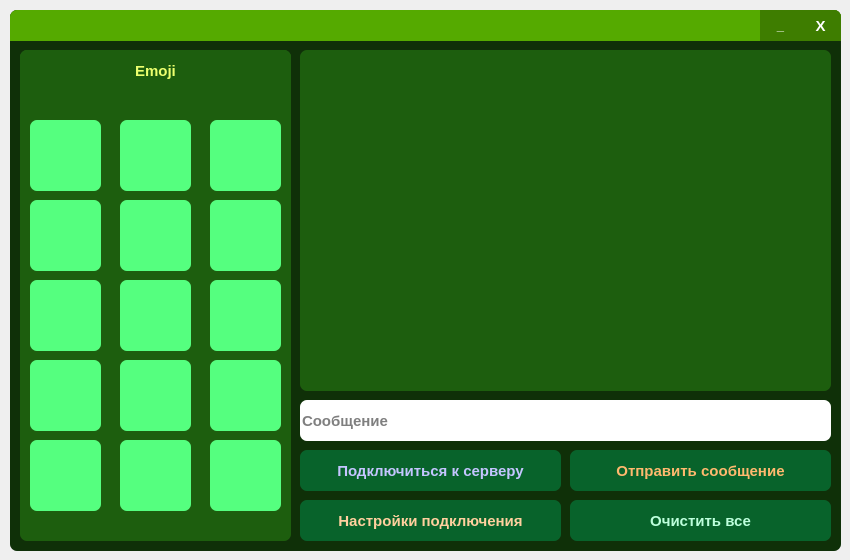
<?xml version="1.0" encoding="UTF-8"?>
<ui version="4.0">
 <class>MainWindow</class>
 <widget class="QMainWindow" name="MainWindow">
  <property name="geometry">
   <rect>
    <x>0</x>
    <y>0</y>
    <width>850</width>
    <height>560</height>
   </rect>
  </property>
  <property name="windowTitle">
   <string>MainWindow</string>
  </property>
  <widget class="QWidget" name="centralwidget">
   <widget class="QFrame" name="frame">
    <property name="geometry">
     <rect>
      <x>10</x>
      <y>10</y>
      <width>831</width>
      <height>541</height>
     </rect>
    </property>
    <property name="styleSheet">
     <string notr="true">QFrame{
	border-radius: 7px;
	background-color: #0f3008;
}</string>
    </property>
    <property name="frameShape">
     <enum>QFrame::StyledPanel</enum>
    </property>
    <property name="frameShadow">
     <enum>QFrame::Raised</enum>
    </property>
    <widget class="QLineEdit" name="lineEdit">
     <property name="geometry">
      <rect>
       <x>290</x>
       <y>390</y>
       <width>531</width>
       <height>41</height>
      </rect>
     </property>
     <property name="font">
      <font>
       <pointsize>11</pointsize>
       <weight>75</weight>
       <bold>true</bold>
      </font>
     </property>
     <property name="styleSheet">
      <string notr="true">QLineEdit{
	border-radius: 7px;
}</string>
     </property>
     <property name="text">
      <string/>
     </property>
     <property name="alignment">
      <set>Qt::AlignLeading|Qt::AlignLeft|Qt::AlignVCenter</set>
     </property>
     <property name="placeholderText">
      <string>Сообщение</string>
     </property>
     <property name="clearButtonEnabled">
      <bool>true</bool>
     </property>
    </widget>
    <widget class="QPushButton" name="pushButton">
     <property name="geometry">
      <rect>
       <x>560</x>
       <y>440</y>
       <width>261</width>
       <height>41</height>
      </rect>
     </property>
     <property name="font">
      <font>
       <pointsize>11</pointsize>
       <weight>75</weight>
       <bold>true</bold>
      </font>
     </property>
     <property name="cursor">
      <cursorShape>PointingHandCursor</cursorShape>
     </property>
     <property name="styleSheet">
      <string notr="true">QPushButton{
	color:#ffb96e;
	border-radius: 7px;
	background-color: #08632b;
}

QPushButton:hover{
	background-color: #074d22;
}

QPushButton:pressed{
	background-color: #06401c;
}</string>
     </property>
     <property name="text">
      <string>Отправить сообщение</string>
     </property>
     <property name="icon">
      <iconset>
       <normaloff>../icons/settings/arrow.png</normaloff>../icons/settings/arrow.png</iconset>
     </property>
    </widget>
    <widget class="QPushButton" name="pushButton_2">
     <property name="geometry">
      <rect>
       <x>290</x>
       <y>440</y>
       <width>261</width>
       <height>41</height>
      </rect>
     </property>
     <property name="font">
      <font>
       <pointsize>11</pointsize>
       <weight>75</weight>
       <bold>true</bold>
      </font>
     </property>
     <property name="cursor">
      <cursorShape>PointingHandCursor</cursorShape>
     </property>
     <property name="styleSheet">
      <string notr="true">QPushButton{
	color:#c4c5ff;
	border-radius: 7px;
	background-color: #08632b;
}

QPushButton:hover{
	background-color:#074d22;
}

QPushButton:pressed{
	background-color: #06401c;
}</string>
     </property>
     <property name="text">
      <string>Подключиться к серверу</string>
     </property>
     <property name="icon">
      <iconset>
       <normaloff>../icons/settings/connect.png</normaloff>../icons/settings/connect.png</iconset>
     </property>
    </widget>
    <widget class="QPushButton" name="pushButton_4">
     <property name="geometry">
      <rect>
       <x>560</x>
       <y>490</y>
       <width>261</width>
       <height>41</height>
      </rect>
     </property>
     <property name="font">
      <font>
       <pointsize>11</pointsize>
       <weight>75</weight>
       <bold>true</bold>
      </font>
     </property>
     <property name="cursor">
      <cursorShape>PointingHandCursor</cursorShape>
     </property>
     <property name="styleSheet">
      <string notr="true">QPushButton{
	color:#bdffdc;
	border-radius: 7px;
	background-color: #08632b;
}

QPushButton:hover{
	background-color: #074d22;
}

QPushButton:pressed{
	background-color:#06401c;
}</string>
     </property>
     <property name="text">
      <string>Очистить все</string>
     </property>
     <property name="icon">
      <iconset>
       <normaloff>../icons/settings/clear.png</normaloff>../icons/settings/clear.png</iconset>
     </property>
    </widget>
    <widget class="QFrame" name="frame_4">
     <property name="geometry">
      <rect>
       <x>10</x>
       <y>40</y>
       <width>271</width>
       <height>491</height>
      </rect>
     </property>
     <property name="styleSheet">
      <string notr="true">QFrame{
	color: white;
	border-radius: 7px;
	background-color: #1d5e0e;
}</string>
     </property>
     <property name="frameShape">
      <enum>QFrame::StyledPanel</enum>
     </property>
     <property name="frameShadow">
      <enum>QFrame::Raised</enum>
     </property>
     <widget class="QPushButton" name="pushButton_6">
      <property name="geometry">
       <rect>
        <x>10</x>
        <y>150</y>
        <width>71</width>
        <height>71</height>
       </rect>
      </property>
      <property name="cursor">
       <cursorShape>PointingHandCursor</cursorShape>
      </property>
      <property name="styleSheet">
       <string notr="true">QPushButton{
    border: none;
	color:#c4c5ff;
	border-radius: 7px;
	background-color: rgb(85, 255, 127);
}

QPushButton:hover{
	background-color: rgb(85, 255, 0);
}

QPushButton:pressed{
	background-color: rgb(57, 172, 0);
}

</string>
      </property>
      <property name="text">
       <string/>
      </property>
      <property name="icon">
       <iconset>
        <normaloff>../icons/emoji/lunaVK_010.png</normaloff>../icons/emoji/lunaVK_010.png</iconset>
      </property>
      <property name="iconSize">
       <size>
        <width>64</width>
        <height>64</height>
       </size>
      </property>
     </widget>
     <widget class="QPushButton" name="pushButton_8">
      <property name="geometry">
       <rect>
        <x>100</x>
        <y>150</y>
        <width>71</width>
        <height>71</height>
       </rect>
      </property>
      <property name="cursor">
       <cursorShape>PointingHandCursor</cursorShape>
      </property>
      <property name="styleSheet">
       <string notr="true">QPushButton{
    border: none;
	color:#c4c5ff;
	border-radius: 7px;
	background-color: rgb(85, 255, 127);
}

QPushButton:hover{
	background-color: rgb(85, 255, 0);
}

QPushButton:pressed{
	background-color: rgb(57, 172, 0);
}
</string>
      </property>
      <property name="text">
       <string/>
      </property>
      <property name="icon">
       <iconset>
        <normaloff>../icons/emoji/lunaVK_011.png</normaloff>../icons/emoji/lunaVK_011.png</iconset>
      </property>
      <property name="iconSize">
       <size>
        <width>64</width>
        <height>64</height>
       </size>
      </property>
     </widget>
     <widget class="QPushButton" name="pushButton_9">
      <property name="geometry">
       <rect>
        <x>190</x>
        <y>150</y>
        <width>71</width>
        <height>71</height>
       </rect>
      </property>
      <property name="cursor">
       <cursorShape>PointingHandCursor</cursorShape>
      </property>
      <property name="styleSheet">
       <string notr="true">QPushButton{
    border: none;
	color:#c4c5ff;
	border-radius: 7px;
	background-color: rgb(85, 255, 127);
}

QPushButton:hover{
	background-color: rgb(85, 255, 0);
}

QPushButton:pressed{
	background-color: rgb(57, 172, 0);
}

</string>
      </property>
      <property name="text">
       <string/>
      </property>
      <property name="icon">
       <iconset>
        <normaloff>../icons/emoji/lunaVK_013.png</normaloff>../icons/emoji/lunaVK_013.png</iconset>
      </property>
      <property name="iconSize">
       <size>
        <width>64</width>
        <height>64</height>
       </size>
      </property>
     </widget>
     <widget class="QPushButton" name="pushButton_10">
      <property name="geometry">
       <rect>
        <x>10</x>
        <y>70</y>
        <width>71</width>
        <height>71</height>
       </rect>
      </property>
      <property name="cursor">
       <cursorShape>PointingHandCursor</cursorShape>
      </property>
      <property name="styleSheet">
       <string notr="true">QPushButton{
    border: none;
	color:#c4c5ff;
	border-radius: 7px;
	background-color: rgb(85, 255, 127);
}

QPushButton:hover{
	background-color: rgb(85, 255, 0);
}

QPushButton:pressed{
	background-color: rgb(57, 172, 0);
}
</string>
      </property>
      <property name="text">
       <string/>
      </property>
      <property name="icon">
       <iconset>
        <normaloff>../icons/emoji/lunaVK_002.png</normaloff>../icons/emoji/lunaVK_002.png</iconset>
      </property>
      <property name="iconSize">
       <size>
        <width>64</width>
        <height>64</height>
       </size>
      </property>
     </widget>
     <widget class="QPushButton" name="pushButton_11">
      <property name="geometry">
       <rect>
        <x>100</x>
        <y>70</y>
        <width>71</width>
        <height>71</height>
       </rect>
      </property>
      <property name="cursor">
       <cursorShape>PointingHandCursor</cursorShape>
      </property>
      <property name="styleSheet">
       <string notr="true">QPushButton{
    border: none;
	color:#c4c5ff;
	border-radius: 7px;
	background-color: rgb(85, 255, 127);
}

QPushButton:hover{
	background-color: rgb(85, 255, 0);
}

QPushButton:pressed{
	background-color: rgb(57, 172, 0);
}

</string>
      </property>
      <property name="text">
       <string/>
      </property>
      <property name="icon">
       <iconset>
        <normaloff>../icons/emoji/lunaVK_005.png</normaloff>../icons/emoji/lunaVK_005.png</iconset>
      </property>
      <property name="iconSize">
       <size>
        <width>64</width>
        <height>64</height>
       </size>
      </property>
     </widget>
     <widget class="QPushButton" name="pushButton_12">
      <property name="geometry">
       <rect>
        <x>190</x>
        <y>70</y>
        <width>71</width>
        <height>71</height>
       </rect>
      </property>
      <property name="cursor">
       <cursorShape>PointingHandCursor</cursorShape>
      </property>
      <property name="styleSheet">
       <string notr="true">QPushButton{
    border: none;
	color:#c4c5ff;
	border-radius: 7px;
	background-color: rgb(85, 255, 127);
}

QPushButton:hover{
	background-color: rgb(85, 255, 0);
}

QPushButton:pressed{
	background-color: rgb(57, 172, 0);
}

</string>
      </property>
      <property name="text">
       <string/>
      </property>
      <property name="icon">
       <iconset>
        <normaloff>../icons/emoji/lunaVK_006.png</normaloff>../icons/emoji/lunaVK_006.png</iconset>
      </property>
      <property name="iconSize">
       <size>
        <width>64</width>
        <height>64</height>
       </size>
      </property>
     </widget>
     <widget class="QPushButton" name="pushButton_13">
      <property name="geometry">
       <rect>
        <x>10</x>
        <y>230</y>
        <width>71</width>
        <height>71</height>
       </rect>
      </property>
      <property name="cursor">
       <cursorShape>PointingHandCursor</cursorShape>
      </property>
      <property name="styleSheet">
       <string notr="true">QPushButton{
    border: none;
	color:#c4c5ff;
	border-radius: 7px;
	background-color: rgb(85, 255, 127);
}

QPushButton:hover{
	background-color: rgb(85, 255, 0);
}

QPushButton:pressed{
	background-color: rgb(57, 172, 0);
}

</string>
      </property>
      <property name="text">
       <string/>
      </property>
      <property name="icon">
       <iconset>
        <normaloff>../icons/emoji/lunaVK_026 (1).png</normaloff>../icons/emoji/lunaVK_026 (1).png</iconset>
      </property>
      <property name="iconSize">
       <size>
        <width>64</width>
        <height>64</height>
       </size>
      </property>
     </widget>
     <widget class="QPushButton" name="pushButton_14">
      <property name="geometry">
       <rect>
        <x>10</x>
        <y>310</y>
        <width>71</width>
        <height>71</height>
       </rect>
      </property>
      <property name="cursor">
       <cursorShape>PointingHandCursor</cursorShape>
      </property>
      <property name="styleSheet">
       <string notr="true">QPushButton{
    border: none;
	color:#c4c5ff;
	border-radius: 7px;
	background-color: rgb(85, 255, 127);
}

QPushButton:hover{
	background-color: rgb(85, 255, 0);
}

QPushButton:pressed{
	background-color: rgb(57, 172, 0);
}

</string>
      </property>
      <property name="text">
       <string/>
      </property>
      <property name="icon">
       <iconset>
        <normaloff>../icons/emoji/lunaVK_048.png</normaloff>../icons/emoji/lunaVK_048.png</iconset>
      </property>
      <property name="iconSize">
       <size>
        <width>64</width>
        <height>64</height>
       </size>
      </property>
     </widget>
     <widget class="QPushButton" name="pushButton_15">
      <property name="geometry">
       <rect>
        <x>100</x>
        <y>310</y>
        <width>71</width>
        <height>71</height>
       </rect>
      </property>
      <property name="cursor">
       <cursorShape>PointingHandCursor</cursorShape>
      </property>
      <property name="styleSheet">
       <string notr="true">QPushButton{
    border: none;
	color:#c4c5ff;
	border-radius: 7px;
	background-color: rgb(85, 255, 127);
}

QPushButton:hover{
	background-color: rgb(85, 255, 0);
}

QPushButton:pressed{
	background-color: rgb(57, 172, 0);
}

</string>
      </property>
      <property name="text">
       <string/>
      </property>
      <property name="icon">
       <iconset>
        <normaloff>../icons/emoji/lunaVK_001.png</normaloff>../icons/emoji/lunaVK_001.png</iconset>
      </property>
      <property name="iconSize">
       <size>
        <width>64</width>
        <height>64</height>
       </size>
      </property>
     </widget>
     <widget class="QPushButton" name="pushButton_16">
      <property name="geometry">
       <rect>
        <x>190</x>
        <y>230</y>
        <width>71</width>
        <height>71</height>
       </rect>
      </property>
      <property name="cursor">
       <cursorShape>PointingHandCursor</cursorShape>
      </property>
      <property name="styleSheet">
       <string notr="true">QPushButton{
    border: none;
	color:#c4c5ff;
	border-radius: 7px;
	background-color: rgb(85, 255, 127);
}

QPushButton:hover{
	background-color: rgb(85, 255, 0);
}

QPushButton:pressed{
	background-color: rgb(57, 172, 0);
}

</string>
      </property>
      <property name="text">
       <string/>
      </property>
      <property name="icon">
       <iconset>
        <normaloff>../icons/emoji/lunaVK_044.png</normaloff>../icons/emoji/lunaVK_044.png</iconset>
      </property>
      <property name="iconSize">
       <size>
        <width>64</width>
        <height>64</height>
       </size>
      </property>
     </widget>
     <widget class="QPushButton" name="pushButton_17">
      <property name="geometry">
       <rect>
        <x>100</x>
        <y>230</y>
        <width>71</width>
        <height>71</height>
       </rect>
      </property>
      <property name="cursor">
       <cursorShape>PointingHandCursor</cursorShape>
      </property>
      <property name="styleSheet">
       <string notr="true">QPushButton{
    border: none;
	color:#c4c5ff;
	border-radius: 7px;
	background-color: rgb(85, 255, 127);
}

QPushButton:hover{
	background-color: rgb(85, 255, 0);
}

QPushButton:pressed{
	background-color: rgb(57, 172, 0);
}

</string>
      </property>
      <property name="text">
       <string/>
      </property>
      <property name="icon">
       <iconset>
        <normaloff>../icons/emoji/lunaVK_033.png</normaloff>../icons/emoji/lunaVK_033.png</iconset>
      </property>
      <property name="iconSize">
       <size>
        <width>64</width>
        <height>64</height>
       </size>
      </property>
     </widget>
     <widget class="QPushButton" name="pushButton_18">
      <property name="geometry">
       <rect>
        <x>190</x>
        <y>310</y>
        <width>71</width>
        <height>71</height>
       </rect>
      </property>
      <property name="cursor">
       <cursorShape>PointingHandCursor</cursorShape>
      </property>
      <property name="styleSheet">
       <string notr="true">QPushButton{
    border: none;
	color:#c4c5ff;
	border-radius: 7px;
	background-color: rgb(85, 255, 127);
}

QPushButton:hover{
	background-color: rgb(85, 255, 0);
}

QPushButton:pressed{
	background-color: rgb(57, 172, 0);
}

</string>
      </property>
      <property name="text">
       <string/>
      </property>
      <property name="icon">
       <iconset>
        <normaloff>../icons/emoji/lunaVK_007.png</normaloff>../icons/emoji/lunaVK_007.png</iconset>
      </property>
      <property name="iconSize">
       <size>
        <width>64</width>
        <height>64</height>
       </size>
      </property>
     </widget>
     <widget class="QPushButton" name="pushButton_21">
      <property name="geometry">
       <rect>
        <x>10</x>
        <y>390</y>
        <width>71</width>
        <height>71</height>
       </rect>
      </property>
      <property name="cursor">
       <cursorShape>PointingHandCursor</cursorShape>
      </property>
      <property name="styleSheet">
       <string notr="true">QPushButton{
    border: none;
	color:#c4c5ff;
	border-radius: 7px;
	background-color: rgb(85, 255, 127);
}

QPushButton:hover{
	background-color: rgb(85, 255, 0);
}

QPushButton:pressed{
	background-color: rgb(57, 172, 0);
}

</string>
      </property>
      <property name="text">
       <string/>
      </property>
      <property name="icon">
       <iconset>
        <normaloff>../icons/emoji/lunaVK_015.png</normaloff>../icons/emoji/lunaVK_015.png</iconset>
      </property>
      <property name="iconSize">
       <size>
        <width>64</width>
        <height>64</height>
       </size>
      </property>
     </widget>
     <widget class="QPushButton" name="pushButton_22">
      <property name="geometry">
       <rect>
        <x>100</x>
        <y>390</y>
        <width>71</width>
        <height>71</height>
       </rect>
      </property>
      <property name="cursor">
       <cursorShape>PointingHandCursor</cursorShape>
      </property>
      <property name="styleSheet">
       <string notr="true">QPushButton{
    border: none;
	color:#c4c5ff;
	border-radius: 7px;
	background-color: rgb(85, 255, 127);
}

QPushButton:hover{
	background-color: rgb(85, 255, 0);
}

QPushButton:pressed{
	background-color: rgb(57, 172, 0);
}

</string>
      </property>
      <property name="text">
       <string/>
      </property>
      <property name="icon">
       <iconset>
        <normaloff>../icons/emoji/lunaVK_018.png</normaloff>../icons/emoji/lunaVK_018.png</iconset>
      </property>
      <property name="iconSize">
       <size>
        <width>64</width>
        <height>64</height>
       </size>
      </property>
     </widget>
     <widget class="QPushButton" name="pushButton_24">
      <property name="geometry">
       <rect>
        <x>190</x>
        <y>390</y>
        <width>71</width>
        <height>71</height>
       </rect>
      </property>
      <property name="cursor">
       <cursorShape>PointingHandCursor</cursorShape>
      </property>
      <property name="styleSheet">
       <string notr="true">QPushButton{
    border: none;
	color:#c4c5ff;
	border-radius: 7px;
	background-color: rgb(85, 255, 127);
}

QPushButton:hover{
	background-color: rgb(85, 255, 0);
}

QPushButton:pressed{
	background-color: rgb(57, 172, 0);
}


</string>
      </property>
      <property name="text">
       <string/>
      </property>
      <property name="icon">
       <iconset>
        <normaloff>../icons/emoji/lunaVK_014.png</normaloff>../icons/emoji/lunaVK_014.png</iconset>
      </property>
      <property name="iconSize">
       <size>
        <width>64</width>
        <height>64</height>
       </size>
      </property>
     </widget>
     <widget class="QLabel" name="label">
      <property name="geometry">
       <rect>
        <x>0</x>
        <y>0</y>
        <width>271</width>
        <height>41</height>
       </rect>
      </property>
      <property name="font">
       <font>
        <pointsize>11</pointsize>
        <weight>75</weight>
        <bold>true</bold>
       </font>
      </property>
      <property name="styleSheet">
       <string notr="true">color:#ecff6e;</string>
      </property>
      <property name="text">
       <string>Emoji</string>
      </property>
      <property name="alignment">
       <set>Qt::AlignCenter</set>
      </property>
     </widget>
    </widget>
    <widget class="QPushButton" name="pushButton_7">
     <property name="geometry">
      <rect>
       <x>290</x>
       <y>490</y>
       <width>261</width>
       <height>41</height>
      </rect>
     </property>
     <property name="font">
      <font>
       <pointsize>11</pointsize>
       <weight>75</weight>
       <bold>true</bold>
      </font>
     </property>
     <property name="cursor">
      <cursorShape>PointingHandCursor</cursorShape>
     </property>
     <property name="styleSheet">
      <string notr="true">QPushButton{
	color:#ffd09e;
	border-radius: 7px;
	background-color: #08632b;
}

QPushButton:hover{
	background-color: #074d22
}

QPushButton:pressed{
	background-color: #06401c;
}</string>
     </property>
     <property name="text">
      <string>Настройки подключения</string>
     </property>
     <property name="icon">
      <iconset>
       <normaloff>../icons/settings/setting.png</normaloff>../icons/settings/setting.png</iconset>
     </property>
    </widget>
    <widget class="QListWidget" name="listWidget">
     <property name="geometry">
      <rect>
       <x>290</x>
       <y>40</y>
       <width>531</width>
       <height>341</height>
      </rect>
     </property>
     <property name="font">
      <font>
       <pointsize>11</pointsize>
       <weight>75</weight>
       <bold>true</bold>
      </font>
     </property>
     <property name="tabletTracking">
      <bool>false</bool>
     </property>
     <property name="autoFillBackground">
      <bool>false</bool>
     </property>
     <property name="styleSheet">
      <string notr="true">color: white;
border-radius: 7px;
background-color: #1d5e0e;
</string>
     </property>
     <property name="frameShape">
      <enum>QFrame::StyledPanel</enum>
     </property>
     <property name="frameShadow">
      <enum>QFrame::Sunken</enum>
     </property>
     <property name="lineWidth">
      <number>1</number>
     </property>
     <property name="verticalScrollBarPolicy">
      <enum>Qt::ScrollBarAsNeeded</enum>
     </property>
     <property name="horizontalScrollBarPolicy">
      <enum>Qt::ScrollBarAsNeeded</enum>
     </property>
     <property name="sizeAdjustPolicy">
      <enum>QAbstractScrollArea::AdjustIgnored</enum>
     </property>
     <property name="autoScroll">
      <bool>true</bool>
     </property>
     <property name="tabKeyNavigation">
      <bool>false</bool>
     </property>
     <property name="showDropIndicator" stdset="0">
      <bool>true</bool>
     </property>
     <property name="dragDropOverwriteMode">
      <bool>false</bool>
     </property>
     <property name="alternatingRowColors">
      <bool>false</bool>
     </property>
     <property name="verticalScrollMode">
      <enum>QAbstractItemView::ScrollPerItem</enum>
     </property>
     <property name="horizontalScrollMode">
      <enum>QAbstractItemView::ScrollPerItem</enum>
     </property>
     <property name="movement">
      <enum>QListView::Static</enum>
     </property>
     <property name="flow">
      <enum>QListView::TopToBottom</enum>
     </property>
     <property name="isWrapping" stdset="0">
      <bool>false</bool>
     </property>
     <property name="resizeMode">
      <enum>QListView::Fixed</enum>
     </property>
     <property name="layoutMode">
      <enum>QListView::SinglePass</enum>
     </property>
     <property name="viewMode">
      <enum>QListView::ListMode</enum>
     </property>
     <property name="uniformItemSizes">
      <bool>false</bool>
     </property>
     <property name="wordWrap">
      <bool>false</bool>
     </property>
     <property name="selectionRectVisible">
      <bool>false</bool>
     </property>
     <property name="sortingEnabled">
      <bool>false</bool>
     </property>
    </widget>
    <widget class="QFrame" name="frame_3">
     <property name="geometry">
      <rect>
       <x>0</x>
       <y>0</y>
       <width>831</width>
       <height>31</height>
      </rect>
     </property>
     <property name="styleSheet">
      <string notr="true">QFrame{
	border-bottom-left-radius: 0px;
	border-bottom-right-radius: 0px;
	background-color: ;
	background-color: rgb(85, 170, 0);
}</string>
     </property>
     <property name="frameShape">
      <enum>QFrame::StyledPanel</enum>
     </property>
     <property name="frameShadow">
      <enum>QFrame::Raised</enum>
     </property>
     <widget class="QPushButton" name="pushButton_3">
      <property name="geometry">
       <rect>
        <x>790</x>
        <y>0</y>
        <width>41</width>
        <height>31</height>
       </rect>
      </property>
      <property name="font">
       <font>
        <pointsize>11</pointsize>
        <weight>75</weight>
        <bold>true</bold>
       </font>
      </property>
      <property name="cursor">
       <cursorShape>PointingHandCursor</cursorShape>
      </property>
      <property name="styleSheet">
       <string notr="true">QPushButton{
	color: white;
	border: none;
	border-top-right-radius: 7px;
	background-color:  rgb(62, 125, 0);
}

QPushButton:hover{
	background-color: rgb(47, 94, 0);
}

QPushButton:pressed{
	color: rgb(31, 63, 0);
}</string>
      </property>
      <property name="text">
       <string>X</string>
      </property>
     </widget>
     <widget class="QPushButton" name="pushButton_5">
      <property name="geometry">
       <rect>
        <x>750</x>
        <y>0</y>
        <width>41</width>
        <height>31</height>
       </rect>
      </property>
      <property name="font">
       <font>
        <pointsize>10</pointsize>
        <weight>75</weight>
        <bold>true</bold>
       </font>
      </property>
      <property name="cursor">
       <cursorShape>PointingHandCursor</cursorShape>
      </property>
      <property name="styleSheet">
       <string notr="true">QPushButton{
	color: white;
	border: none;
	
	background-color: ;
	background-color: rgb(62, 125, 0);
}

QPushButton:hover{
	background-color: rgb(47, 94, 0);
}

QPushButton:pressed{
	color: rgb(31, 63, 0);
}</string>
      </property>
      <property name="text">
       <string>_</string>
      </property>
      <property name="default">
       <bool>false</bool>
      </property>
     </widget>
    </widget>
   </widget>
  </widget>
 </widget>
 <resources/>
 <connections/>
</ui>
